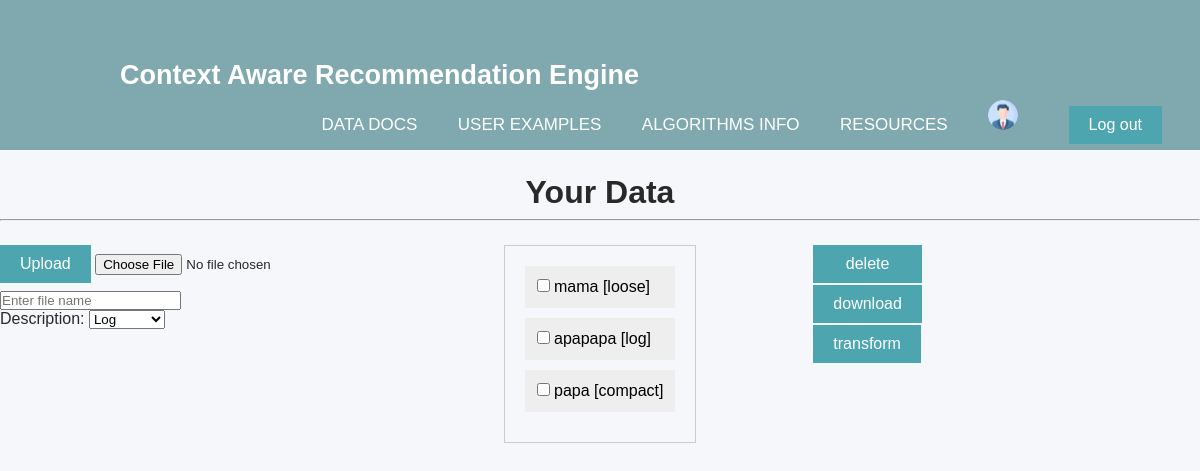
Before: /data/ (signed in) with the older database file.
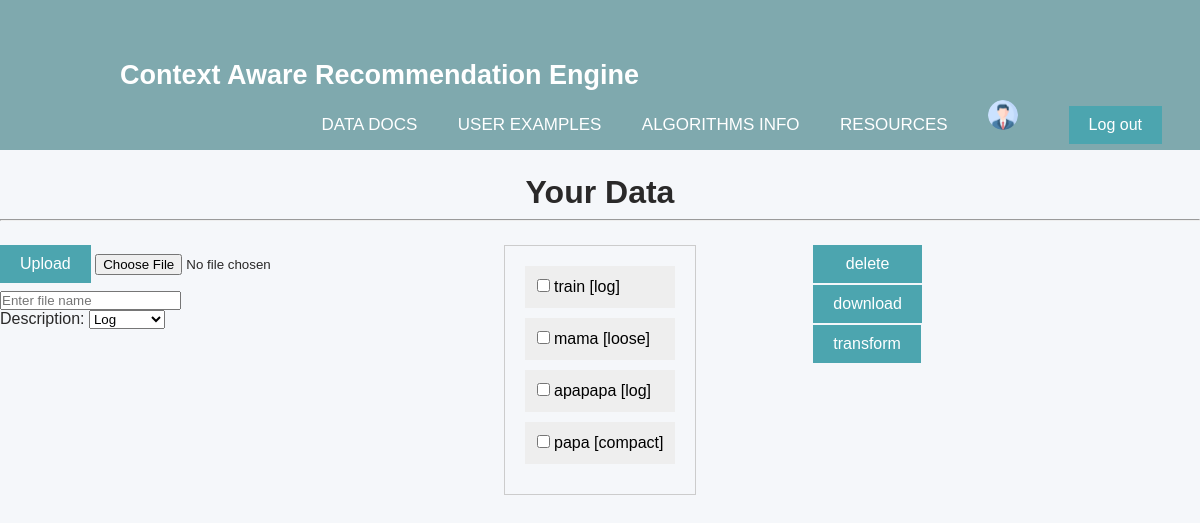
After: the same page with the newer database file.
### DataPage/models.py (models this page shows, shortened)
class Files(models.Model):
    user = models.ForeignKey(CustomUser, on_delete=models.CASCADE)
    file_name = models.CharField(max_length=255)
    file_content = models.BinaryField(editable=True)  # Ustawiamy editable na True
    FILE_CHOICES = (
        ("LOG", "log"),
        ("BINARY", "binary"),
        ("COMPACT", "compact"),
        ("LOOSE", "loose"),
    )
    description = models.CharField(
        max_length=9,
        choices=FILE_CHOICES,
        default="LOG",
    )
    uploaded_at = models.DateTimeField(auto_now_add=True)

### DataPage/views.py (the view)
# urls.py: path('', Data_page, name='Data_page'),
def Data_page(request):
    current_user = request.user.id
    print(current_user)
    files = Files.objects.filter(user_id=current_user).order_by('-uploaded_at')
    file_des_dict = {file.file_name: file.description for file in files}
    print(file_des_dict)
    return render(request, 'DataPage/data.html', {'pliki_dict': file_des_dict})

### templates/DataPage/data.html (shortened to what this page needs)
{% load static %}
<!DOCTYPE html>
<html lang="en">
  <head>
    <link
      rel="stylesheet"
      type="text/css"
      href="{% static 'css/styles.css' %}"
    />
    <link
      rel="stylesheet"
      type="text/css"
      href="{% static 'css/navbar.css' %}"
    />
    <link
      rel="stylesheet"
      type="text/css"
      href="{% static 'css/utils.css' %}"
    />
    <link
      rel="stylesheet"
      type="text/css"
      href="{% static 'css/data-page-style.css' %}"
    />
    <link
      rel="stylesheet"
      type="text/css"
      href="{% static 'css/data-display.css' %}"
    />
  </head>
  <body>
    {% include 'navbar.html' %}
    <div>
      <div class="main-header">
        <h1>Your Data</h1>
        <hr />
      </div>
      <div class="grid-container">
        <div class="grid-item">
          <div class="buttons-container-one">
            <form
              action="{% url 'upload_file' %}"
              method="post"
              enctype="multipart/form-data"
              onsubmit="UploadFile();"
            >
              <button type="submit">Upload</button>
              <input
                type="file"
                id="file_content"
                name="file_content"
                accept=".csv, .xlsx"
                required
              />
              <input
                type="text"
                id="file_name"
                name="file_name"
                placeholder="Enter file name"
                required
              />
              <div>
                <label for="description">Description:</label>
                <select id="description" name="description">
                  <option value="LOG">Log</option>
                </select>
              </div>
            </form>
          </div>
        </div>
        <div class="grid-item">{% include 'data_display.html' %}</div>
        <div class="grid-item">
          <div class="buttons-container-two">
            <button onclick="deleteSelected()">delete</button>
            <button onclick="downloadSelected()">download</button>
            <div class="dropdown">
              <button>transform</button>
            </div>
          </div>
        </div>
      </div>
    </div>
  </body>
</html>

### templates/data_display.html
<div class="vertical-menu">
  {% for plik, description in pliki_dict.items %}
  <a>
    <input type="checkbox" value="{{ plik }}" />
    <label for="{{ plik }}">{{ plik }} [{{ description|lower }}]</label>
  </a>
  {% endfor %}
</div>

Changed rows visible on the page:
added Files: pliki_dict "train", pliki_dict "log"
